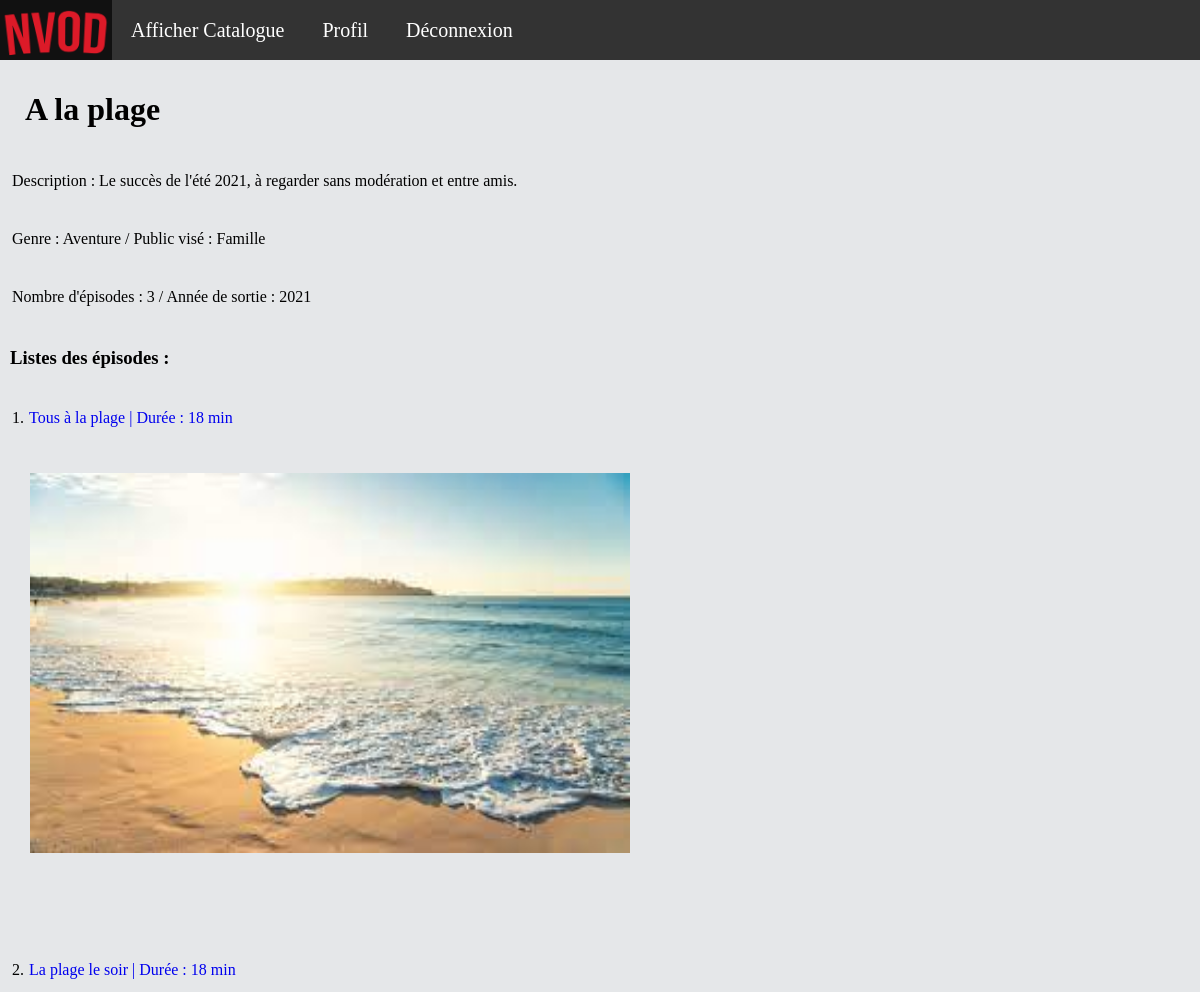
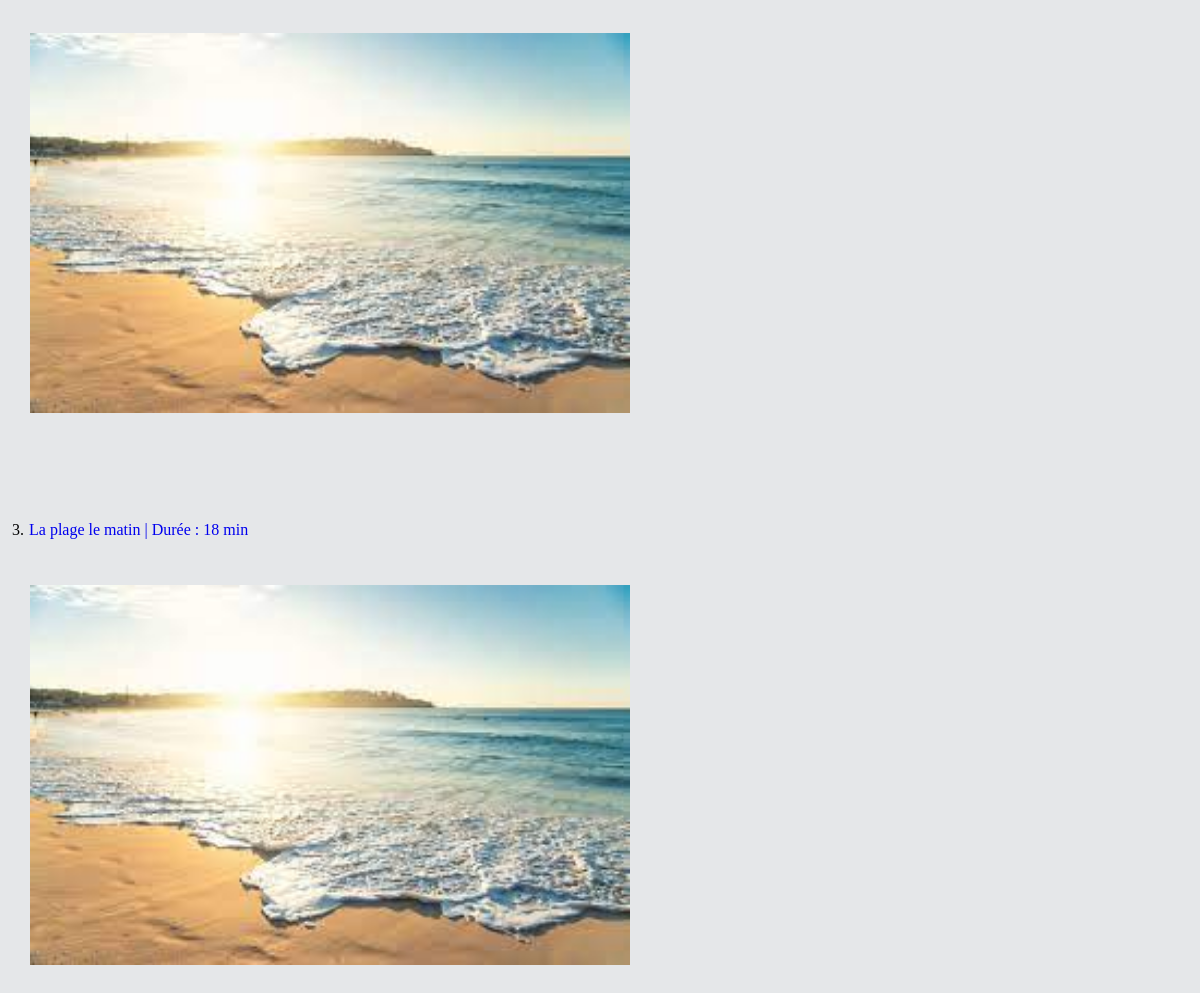
/?action=display-serie&id=4 (signed in), run on the app's committed database (2 pictures, top to bottom).
### tables this page shows
CREATE TABLE `serie` (
  `id` int(11) NOT NULL,
  `titre` varchar(128) NOT NULL,
  `descriptif` text NOT NULL,
  `img` varchar(256) NOT NULL,
  `genre` varchar(256) NOT NULL,
  `publicVise` varchar(256) NOT NULL,
  `annee` int(11) NOT NULL,
  `date_ajout` date NOT NULL
);

CREATE TABLE `episode` (
  `id` int(11) NOT NULL,
  `numero` int(11) NOT NULL DEFAULT 1,
  `titre` varchar(128) NOT NULL,
  `resume` text DEFAULT NULL,
  `duree` int(11) NOT NULL DEFAULT 0,
  `file` varchar(256) DEFAULT NULL,
  `serie_id` int(11) DEFAULT NULL,
  `image` varchar(50) NOT NULL
);

### index.php (called while the page is built, shortened)
<?php
$html = new Dispatcher();
$html->run();

### src/classes/video/Serie.php (called while the page is built, shortened)
<?php
class Serie
{
    public function __construct(string $titre, string $img, string $genre, string $publiqueVise, string $descriptif, string $sortie, string $dateAjout,int $id, array $listEpisode = [])
    {
        $this->titre = $titre;
        $this->genre = $genre;
        $this->publiqueVise = $publiqueVise;
        $this->descriptif = $descriptif;
        $this->sortie = $sortie;
    }
    public static function creerSerie(int $id): Serie
    {
        $bdd = ConnectionFactory::makeConnection();
        $req1 = $bdd->prepare("Select * from serie where id=:id");
        $req1->bindParam(":id", $id);
        $req1->execute();
        $d = $req1->fetch();
        $serie = new Serie($d['titre'],$d['img'], $d['genre'], $d['publicVise'], $d['descriptif'], $d['annee'],$d['date_ajout'], $d['id']);
        $req2 = $bdd->prepare("Select episode.id from serie inner join episode on serie.id = episode.serie_id where serie.id=:id");
        $req2->bindParam(":id", $id);
        $req2->execute();
        while ($d = $req2->fetch()) {
            $ep = Episode::chercherEpisode($d['id']);
            $serie->ajouterEpisode($ep);
        }
        return $serie;
    }
    public function __get(string $at): mixed
    {
        if (property_exists($this, $at)) {
            return $this->$at;
        } else {
            throw new \Exception("$at: invalid property");
        }
    }
}

### src/classes/video/Episode.php (called while the page is built, shortened)
<?php
class Episode
{
    public function __construct(string $titre, string $source, string $image, string $resume, int $numero, int $duree,int $serie)
    {
        $this->titre = $titre;
        $this->image = $image;
        $this->duree = $duree;
    }
    public static function chercherEpisode(int $id):Episode{
        $bdd = ConnectionFactory::makeConnection();
        $requete = $bdd->prepare("Select * from episode where id=:id");
        $requete->bindParam(":id",$id);
        $requete->execute();
        $d = $requete->fetch();
        return new Episode($d['titre'],"video/".$d['file'],$d['image'],$d['resume'],$d['numero'],$d['duree'],$d['serie_id']);
    }
    public static function chercherEpisodeTitre(string $titre):int {
        $bdd = ConnectionFactory::makeConnection();
        $requete = $bdd->prepare("Select id from episode where titre=?");
        $requete->bindParam(1,$titre);
        $requete->execute();
        $d = $requete->fetch();
        return $d['id'];
    }
    public function __get(string $at):mixed {
        if (property_exists($this, $at)) {
            return $this->$at;
        }else {
            throw new \Exception("$at: invalid property");
        }
    }
}

### src/classes/render/EpisodeRender.php (the view, shortened to what this page needs)
<?php
class EpisodeRender extends Render
{
    protected Episode $ep;
    public function __construct(Episode $ep){
        $this->ep = $ep;
    }
    public function render(int $selector=1): string
    {
        $html = "";
        if($selector===2){
            $html = "<a href='?action=display-episode&id=" . Episode::chercherEpisodeTitre($this->ep->titre) . "' id='lien'>{$this->ep->titre}    | Durée : {$this->ep->duree} min
                     <div class=zoom>
                    <div class=image>
                                <img id='test' src='Image/" . $this->ep->image . "' width='600' height='380'>
                    </div>
                    </div>
                    </a>
                     ";
        }
        return $html;
    }
}

### src/classes/render/SerieRender.php (shortened to what this page needs)
<?php
class SerieRender extends Render
{
    protected ?Serie $list=null;
    public function __construct(Serie $list){
        $this->list = $list;
    }
    public function render(int $selector): string
    {
        $html = "
            <div><h1>{$this->list->titre}</h1>".
            "<p>Description : {$this->list->descriptif}</p>".
            "<p>Genre : {$this->list->genre} /  Public visé : {$this->list->publiqueVise}</p>";
        $html.="<p>Nombre d'épisodes : {$this->list->nmbEpisode} / Année de sortie : {$this->list->sortie} </p>";
        $html .="<h3>Listes des épisodes : </h3>";
        $i = 1;
        foreach($this->list->listEpisode as $track){
            $episodeRender = new EpisodeRender($track);
            $html .= "<p>" .$i.". ".$episodeRender->render($selector)."</p>";
            $i++;
        }
        $html.="</div>";
        return $html;
    }
}

### css/style.css (style rules this page uses)
a { height: 20px; outline: none; text-decoration: none; padding: 2px 1px 0; }
h1 { padding-top: 10px; padding-left: 25px; padding-bottom: 10px; }
h3 { padding: 10px; }
p { padding: 12px; }
.image { width: 100%; height: 100%; padding-left: 30px; }
.zoom { width: 50%; height: 20%; }
.image img { -webkit-transition: all 1s ease; -moz-transition: all 1s ease; -ms-transition: all 1s ease; -o-transition: all 1s ease; transition: all 1s ease; }
body { background: #E5E7E9; margin: 0px; }

### data on the page
serie: titre "A la plage", descriptif "Le succès de l'été 2021, à regarder sans modération et entre amis.", genre "Aventure", publicVise "Famille", annee "2021"
episode: titre "Tous à la plage", duree "18", image (picture)
episode: titre "La plage le soir", duree "18", image (picture)
episode: titre "La plage le matin", duree "18", image (picture)

### other printed values
$this->list->nmbEpisode "3"
